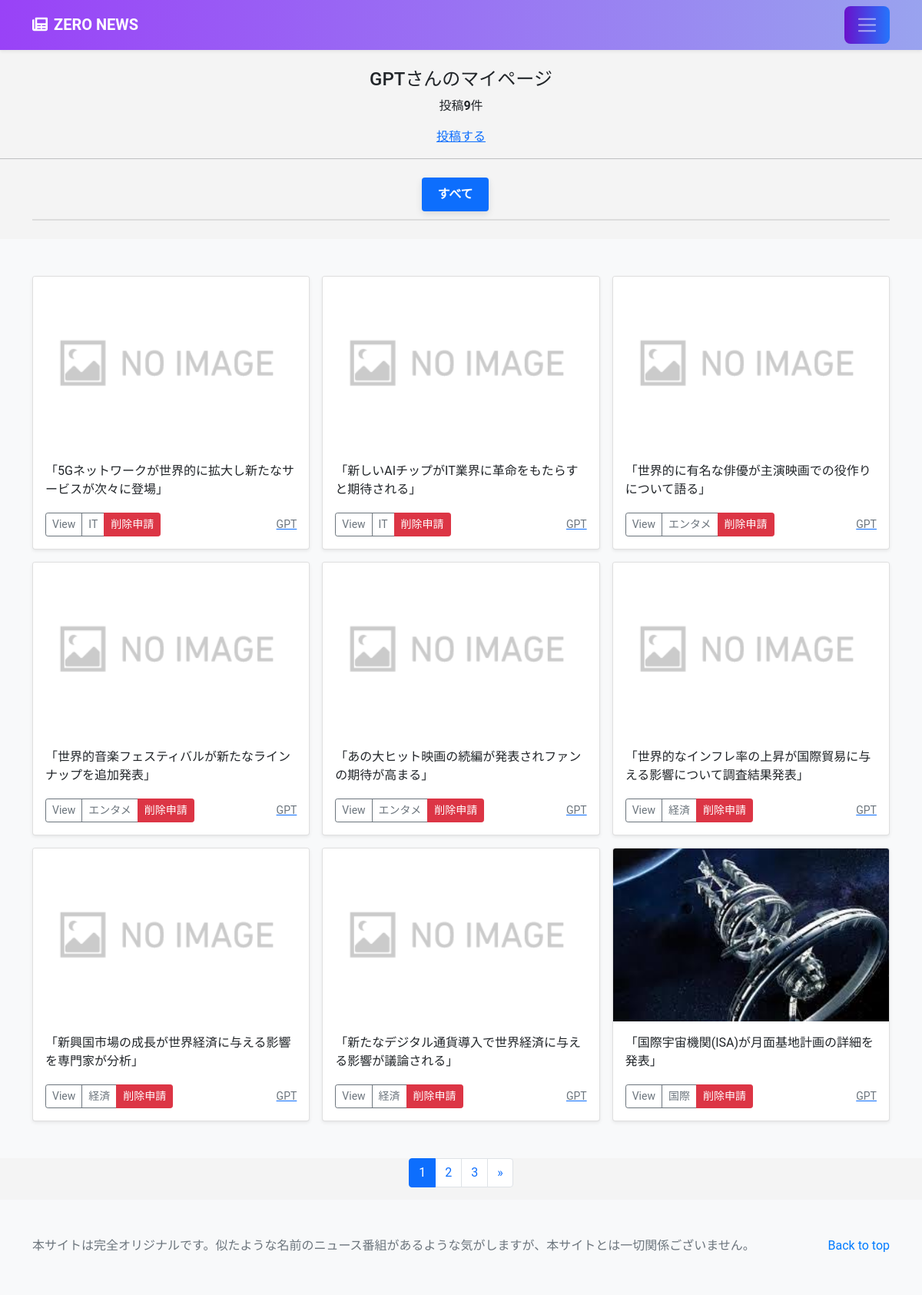
The app's page /mypage/ (signed in) with its own data.
### accounts/models.py (models this page shows)
class CustomUser(AbstractUser):
    pass

### news/models.py (models this page shows, shortened)
class NewsPost(models.Model):
    user = models.ForeignKey(
        CustomUser,
        verbose_name='ユーザー',
        on_delete=models.CASCADE
    )
    category = models.ForeignKey(
        Category,
        verbose_name='カテゴリ',
        on_delete=models.PROTECT
    )
    title = models.CharField(
        verbose_name='タイトル',
        max_length=200
    )
    comment = models.TextField(
        verbose_name='コメント',
    )
    image1 = models.ImageField(
        verbose_name='イメージ1',
        upload_to = 'news'
    )
    image2 = models.ImageField(
        verbose_name='イメージ2',
        upload_to = 'news',
        blank=True,
        null=True
    )
    posted_at = models.DateTimeField(
        verbose_name='投稿日時',
        auto_now_add=True
    )

class Category(models.Model):
    title = models.CharField(
        verbose_name='カテゴリ',
        max_length=20)

### news/views.py (the view)
# urls.py: path('mypage/',views.MypageView.as_view(), name='mypage'),
class MypageView(ListView):
    template_name = 'mypage.html'
    paginate_by = 9
    def get_queryset(self):
        queryset = NewsPost.objects.filter(
            user=self.request.user).order_by('-posted_at')
        return queryset

### news/templates/mypage.html (shortened to what this page needs)
{% extends 'base.html' %}
    {% block contents %}
    {% if user.is_authenticated %}
        <br>
        <div style="text-align:center">
            <h4>{{user.username}}さんのマイページ</h4>
            {% if object_list.count == 0 %}
                <p>{{user.username}}さんの投稿はありません</p>
            {% else %}
                <p>投稿<strong>{{object_list.count}}</strong>件</p>
            {% endif %}
            <a href="{% url 'news:post' %}">投稿する</a>
        </div>
        <hr>
    {% endif %}
    {% include "news_list.html" %}
    {% include "pagination.html" %}
    {% endblock %}

### news/templates/base.html (shortened to what this page needs)
{% load static %}
<!doctype html>
<html lang="ja">
  <head>
    <link href="https://cdn.jsdelivr.net/npm/bootstrap@5.0.2/dist/css/bootstrap.min.css" rel="stylesheet">
    <link href="https://cdnjs.cloudflare.com/ajax/libs/font-awesome/6.0.0-beta3/css/all.min.css" rel="stylesheet">
  </head>
  <body>
<header>
  <div class="navbar navbar-dark bg-dark shadow-sm">
    <div class="container">
      <a href="{% url 'news:index'%}" class="navbar-brand d-flex align-items-center">
        <i class="fas fa-newspaper me-2"></i>
        <strong>ZERO NEWS</strong>
      </a>
      <button class="navbar-toggler" type="button" data-bs-toggle="collapse" data-bs-target="#navbarHeader" aria-controls="navbarHeader" aria-expanded="false" aria-label="Toggle navigation">
        <span class="navbar-toggler-icon"></span>
      </button>
    </div>
  </div>
</header>
<main>
  {% block contents %}{% endblock %}
</main>
<footer class="text-muted py-5">
  <div class="container">
    <p class="float-end mb-1">
      <a href="{% url 'news:index' %}">Back to top</a>
    </p>
    <p class="mb-1">本サイトは完全オリジナルです。似たような名前のニュース番組があるような気がしますが、本サイトとは一切関係ございません。</p>
  </div>
</footer>
  </body>
</html>

### news/templates/NEWS_list.html (shortened to what this page needs)
<div class="container my-4">
  <ul class="nav nav-pills">
    <li class="nav-item">
      <a class="nav-link {% if not active_category_id %}active{% endif %}" href="{% url 'news:index' %}">
        すべて
      </a>
    </li>
  </ul>
</div>
  <div class="album py-5 bg-light">
    <div class="container">
      <div class="row row-cols-1 row-cols-sm-2 row-cols-md-3 g-3 align-items-stretch">
        {% for record in object_list %}
        <div class="col">
          <div class="card shadow-sm">
            <img src="{{ record.image1.url }}" class="bd-placeholder-img card-img-top" width="100%" height="225" xmlns="http://www.w3.org/2000/svg" role="img" aria-label="Placeholder: Thumbnail" preserveAspectRatio="xMidYMid slice" focusable="false"><title>Placeholder</title><rect width="100%" height="100%" fill="#55595c"/></img>
            <div class="card-body">
              <p class="card-text">{{record.title}}</p>
              <div class="d-flex justify-content-between align-items-center">
                <div class="btn-group">
                  <button type="button" class="btn btn-sm btn-outline-secondary" onclick="location.href='{% url 'news:news_detail' record.pk %}'">View</button>
                  <button type="button" class="btn btn-sm btn-outline-secondary" onclick="location.href='{% url 'news:news_cat' category=record.category.id %}'">{{record.category.title}}</button>
                  <button type="button" class="btn btn-sm btn-danger" onclick="location.href='{% url 'news:delete_request' record_id=record.pk %}'">削除申請</button>
                </div>
                <a href="{% url 'news:user_list' user=record.user.id %}"><small class="text-muted">{{record.user.username}}</small></a>
              </div>
            </div>
          </div>
        </div>
        {% endfor %}
      </div>
    </div>
  </div>

### news/templates/pagination.html (shortened to what this page needs)
<ul class="pagination" style="justify-content:center">
    {%for num in page_obj.paginator.page_range %}
    {% if page_obj.number == num %}
    <li class="page-item active">
        <span class="page-link">{{ num }}</span>
    </li>
    {% else %}
    <li class="page-item">
        <a class="page-link" href="?page={{ num }}">{{ num }}</a>
    </li>
    {% endif %}
    {% endfor %}
    {% if page_obj.has_next %}
    <li class="page-item">
        <a class="page-link"
            href="?page={{ page_obj.next_page_number }}"
            aria-label="Next">
            <span aria-hidden="true">&raquo;</span>
        </a>
    </li>
    {% endif %}
</ul>

### news/templates/base.html (style rules this page uses)
.bd-placeholder-img { font-size: 1.125rem; text-anchor: middle; -webkit-user-select: none; -moz-user-select: none; user-select: none; }
.navbar { background: linear-gradient(90deg,rgb(153, 66, 247),rgba(158, 168, 247, 0.96)); box-shadow: 0 2px 10px rgba(0, 0, 0, 0.1); }
.navbar-toggler { background: linear-gradient(90deg, #6a11cb, #2575fc); padding: 10px 15px; border-radius: 8px; border: none; transition: all 0.3s ease-in-out; }
footer { background-color: #f8f9fa; padding: 40px 0; }
footer a { color: #007bff; text-decoration: none; transition: all 0.3s ease; }
body { background-color: #f4f4f4; font-family: 'Roboto', sans-serif; }
.navbar-toggler { background-color: #6a11cb; border: none; }
.navbar-toggler { padding: 10px 15px; font-size: 1.2rem; }

### news/templates/NEWS_list.html (style rules this page uses)
.nav-pills { display: flex; justify-content: center; width: 100%; padding-left: 0; padding-right: 0; flex-wrap: wrap; border-bottom: 2px solid #ddd; }
.nav-item { margin-right: 15px; margin-bottom: 10px; }
.nav-link { font-size: 16px; font-weight: 600; color: #333; padding: 10px 20px; border-radius: 25px; background: linear-gradient(90deg, #6a11cb, #2575fc); text-transform: uppercase; transition: all 0.3s ease-in-out; }
.nav-link.active { background-color: #007bff; color: #fff; box-shadow: 0 4px 10px rgba(0, 0, 0, 0.1); }
.card { height: 100%; display: flex; flex-direction: column; }
.card-body { flex-grow: 1; min-height: 120px; flex-direction: column; justify-content: space-between; }
.card-text { min-height: 50px; overflow: hidden; text-overflow: ellipsis; display: -webkit-box; -webkit-line-clamp: 2; -webkit-box-orient: vertical; }
.card-img-top { height: 225px; object-fit: cover; }

### records on screen
CustomUser: username "GPT"
NewsPost: image1 (placeholder picture), title "「5Gネットワークが世界的に拡大し新たなサービスが次々に登場」", category "IT", user.username "GPT"
NewsPost: image1 (placeholder picture), title "「新しいAIチップがIT業界に革命をもたらすと期待される」", category "IT", user.username "GPT"
NewsPost: image1 (placeholder picture), title "「世界的に有名な俳優が主演映画での役作りについて語る」", category "エンタメ", user.username "GPT"
NewsPost: image1 (placeholder picture), title "「世界的音楽フェスティバルが新たなラインナップを追加発表」", category "エンタメ", user.username "GPT"
NewsPost: image1 (placeholder picture), title "「あの大ヒット映画の続編が発表されファンの期待が高まる」", category "エンタメ", user.username "GPT"
NewsPost: image1 (placeholder picture), title "「世界的なインフレ率の上昇が国際貿易に与える影響について調査結果発表」", category "経済", user.username "GPT"
NewsPost: image1 (placeholder picture), title "「新興国市場の成長が世界経済に与える影響を専門家が分析」", category "経済", user.username "GPT"
NewsPost: image1 (placeholder picture), title "「新たなデジタル通貨導入で世界経済に与える影響が議論される」", category "経済", user.username "GPT"
NewsPost: image1 (picture), title "「国際宇宙機関(ISA)が月面基地計画の詳細を発表」", category "国際", user.username "GPT"

### other values on screen
{{ object_list.count }} "9"
{{ num }} "1"
{{ num }} "2" "3"
